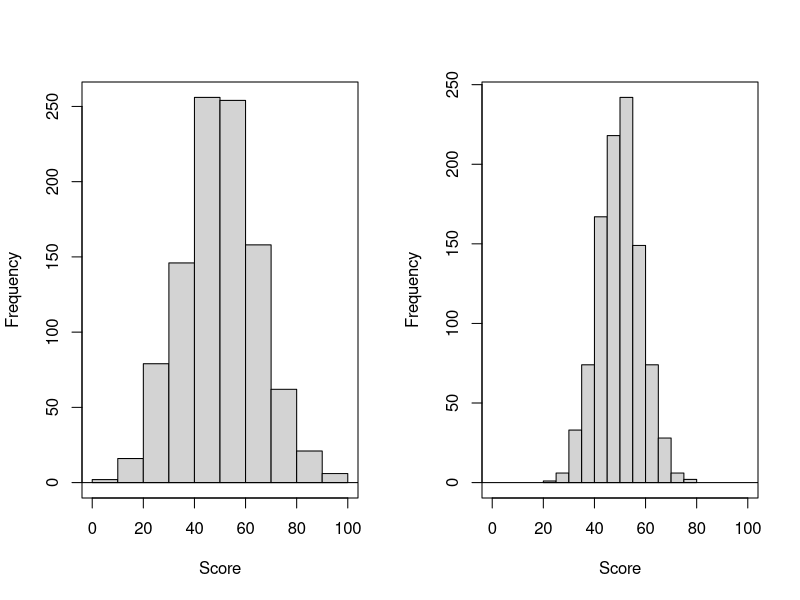
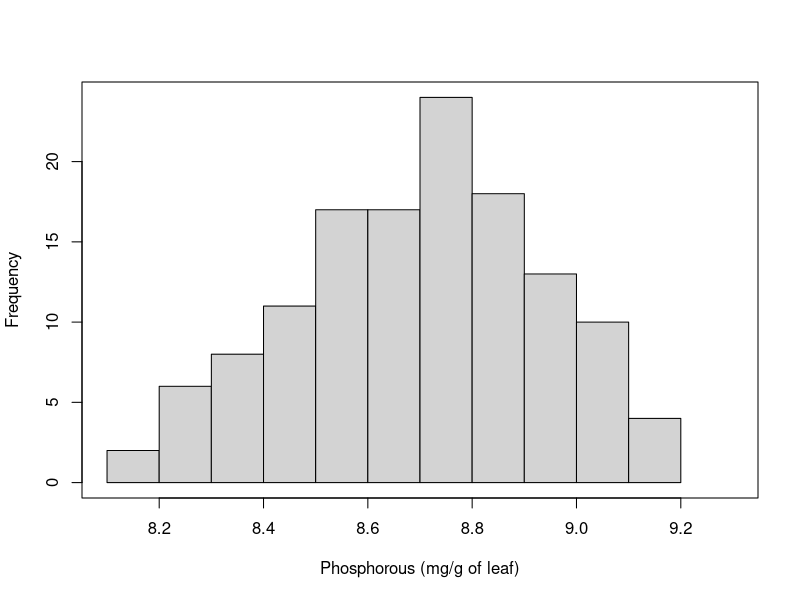
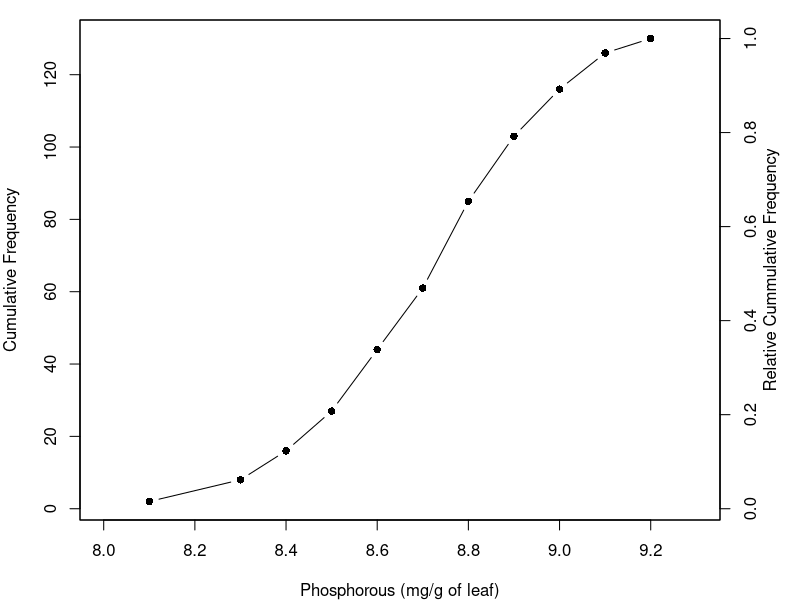
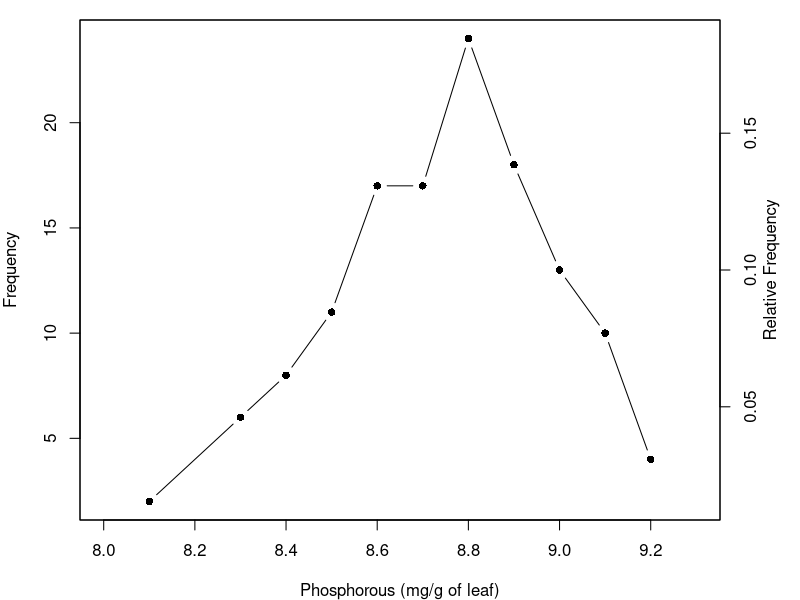
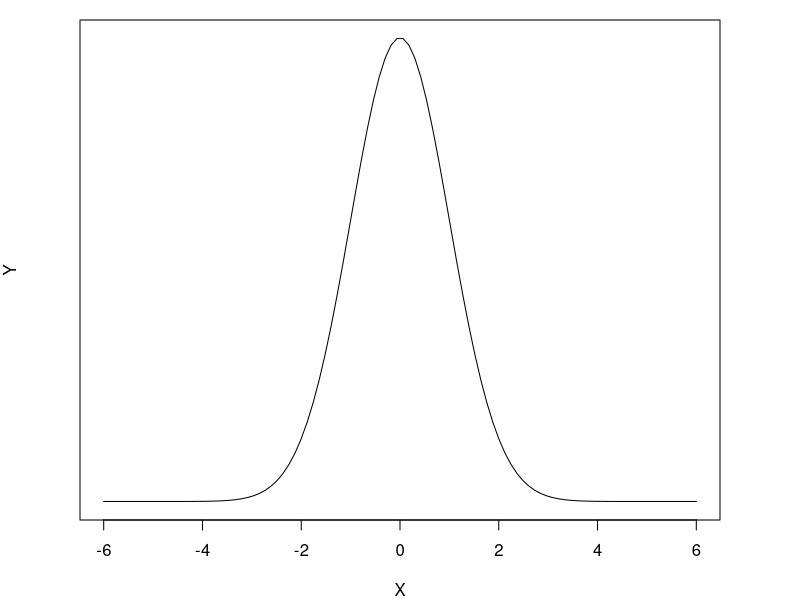
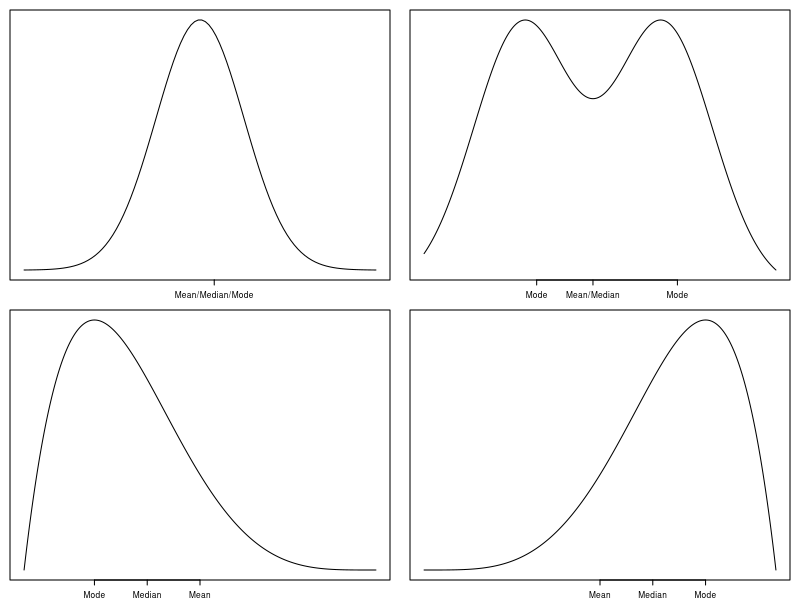
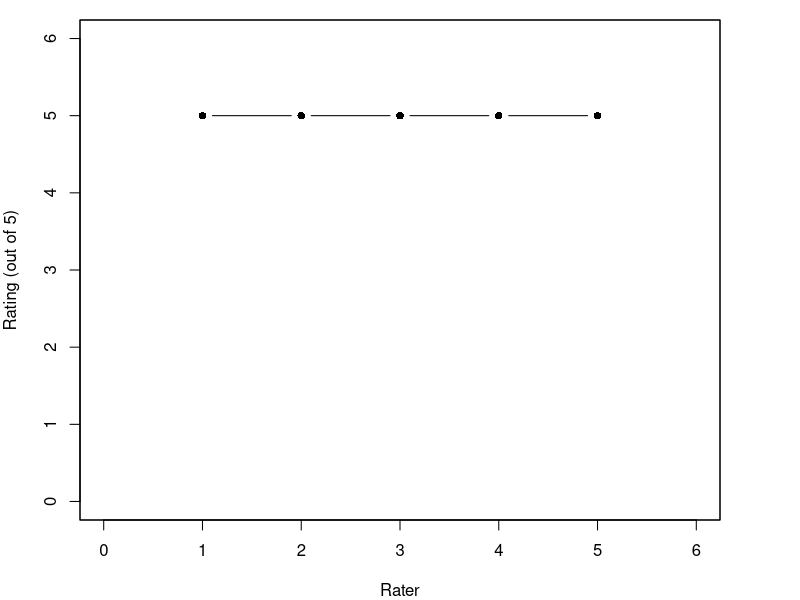
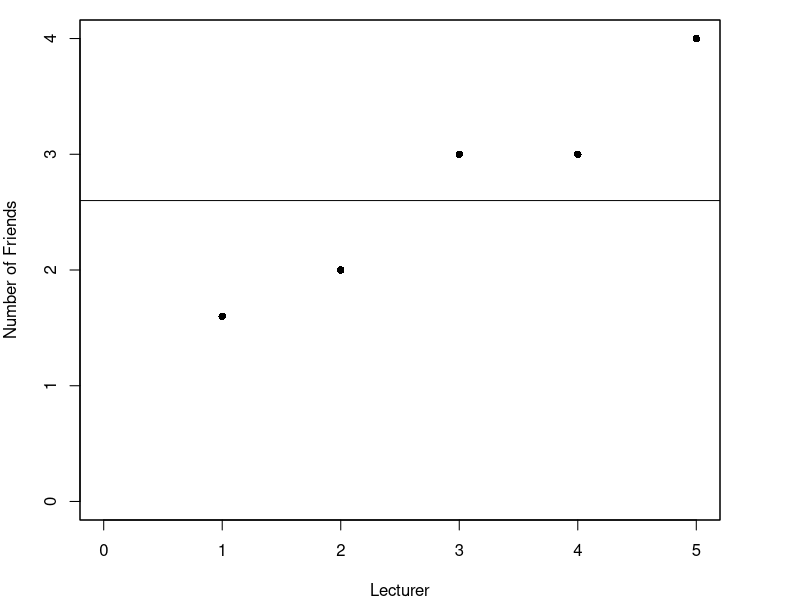

R code for these plots, in order:
## ---- chunk 1
# Histogram for fig 2.2.1 and 2.2.2
par(mfrow = c(1,2)) # This tells R to put 1 row, 2 columns
stuff.to.plot <- rnorm(n = 1000, mean = 50, sd = 15)
hist(stuff.to.plot, main = "", xlab = "Score", xlim = c(0,100))
box()
abline(h = 0)

stuff.to.plot <- rnorm(n = 1000, mean = 50, sd = 8)
hist(stuff.to.plot, main = "", xlab = "Score", xlim = c(0,100))
box()
abline(h = 0)

## ---- chunk 2
# Histogram for fig 2.2.3
par(mfrow = c(1,1)) # This tells R to put 1 row, 2 columns
stuff.to.plot <- c(rep(8.1,2), rep(8.3,6), rep(8.4,8), rep(8.5,11), rep(8.6,17), rep(8.7,17), rep(8.8,24), rep(8.9,18), rep(9.0,13), rep(9.1,10), rep(9.2,4))
hist(stuff.to.plot, main = "", xlab = "Phosphorous (mg/g of leaf)", xlim = c(8.1,9.3), freq = T)
box()


## ---- chunk 3
# Histogram for fig 2.2.3
par(mfrow = c(1,1), mar = c(4,4,1,4)) # This tells R to put 1 row, 2 columns
x <- c(8.1, 8.3, 8.4, 8.5, 8.6, 8.7, 8.8, 8.9, 9.0, 9.1, 9.2)
y <- c(2,8,16,27,44,61,85,103,116,126,130)
y2 <- y/130
plot(x,y, main = "", xlab = "Phosphorous (mg/g of leaf)", ylab = "Cumulative Frequency", xlim = c(8.0,9.3), type = 'b',pch=16)
par(new=T)
plot(x,y2,axes=F,xlab = NA, ylab=NA, pch = NA)
axis(side=4)
mtext(side = 4, line = 2, "Relative Cummulative Frequency")
box()

## ---- chunk 4
par(mfrow = c(1,1), mar = c(4,4,1,4)) # This tells R to put 1 row, 2 columns
x <- c(8.1, 8.3, 8.4, 8.5, 8.6, 8.7, 8.8, 8.9, 9.0, 9.1, 9.2)
y <- c(2,6,8,11,17,17,24,18,13,10,4)
y2 <- y/130
plot(x,y, main = "", xlab = "Phosphorous (mg/g of leaf)", ylab = "Frequency", xlim = c(8.0,9.3), type = 'b',pch=16)
par(new=T)
plot(x,y2,axes=F,xlab = NA, ylab=NA, pch = NA)
axis(side=4)
mtext(side = 4, line = 2, "Relative Frequency")
box()

## ---- chunk 5
par(mfrow = c(1,1)) # This tells R to put 1 row, 1 columns
plot(x = seq(-6,6, length.out = 100), y = dnorm(seq(-6,6,length.out = 100)), xlab = "X", ylab = "Y", type = "l", yaxt = 'n')


## ---- chunk 6
# Histogram for fig 4.8.1
par(mfrow = c(2,2), mar = c(2,1,1,1),cex = .5) # This tells R to put 1 row, 1 columns

x1 <- seq(-4,4, length.out = 100); y1 <- dnorm(seq(-4,4,length.out = 100))
mu <- mean(y1); medi <- median(y1); mo <- mode(y1)
plot(x = x1, y = y1, xlab = "", ylab = "", type = "l", yaxt = 'n', xaxt = 'n')
axis(1, at= mu+.2,labels = "Mean/Median/Mode")

x2 <- seq(-5,20, length.out = 2000); y2 <- .5*dnorm(x2,2,3.5)+.5*dnorm(x2,12,3.5)

plot(x = x2, y = y2, type = "l", yaxt = 'n', xaxt = 'n', ylab = "", xlab = "")    
axis(1, at= c(3, 7, 13),labels = c("Mode", "Mean/Median", "Mode"))

x3 <- seq(0,1,length.out = 1000); y3 <- dbeta(seq(0,1,length.out = 1000),2,5)
plot(x = x3, y = y3, type = "l", yaxt = 'n', xaxt = 'n', ylab = "", xlab = "")
axis(1, at= c(.2, .35, .5),labels = c("Mode", "Median", "Mean"))

x4 <- seq(0,1,length.out = 1000); y4 <- dbeta(seq(0,1,length.out = 1000),5,2)
plot(x = x4, y = y4, type = "l", yaxt = 'n', xaxt = 'n', ylab = "", xlab = "")
axis(1, at= c(.5, .65, .8),labels = c("Mean", "Median", "Mode"))

## ---- chunk 7
par(mfrow = c(1,1), mar = c(4,4,1,4))  
x <- c(1,2,3,4,5)
y <- c(5,5,5,5,5)
plot(x,y, main = "", xlab = "Rater", ylab = "Rating (out of 5)", xlim = c(0,6), ylim = c(0,6), type = 'b',pch=16)
par(new=T)
box()

## ---- chunk 8
par(mfrow = c(1,1), mar = c(4,4,1,4))  
x <- c(1,2,3,4,5)
y <- c(1.6,2,3,3,4)
plot(x,y, main = "", xlab = "Lecturer", ylab = "Number of Friends", xlim = c(0,5), ylim = c(0,4), pch=16)
par(new=T)
box()
abline(h = 2.6)
## ---- chunk 9
par(mfrow = c(1,2), mar = c(4,4,1,0))  
x <- c(1,2,3,4,5)
y <- c(3,2,3,3,2)
plot(x,y, main = "Standard Deviation = 0.55", xlab = "Lecturer", ylab = "Overall Rating of Lecturer", xlim = c(0,5), ylim = c(0,6), pch=16)
box()
abline(h = 2.6)

par(mar = c(4,2.5,1,1))
x <- c(1,2,3,4,5)
y <- c(4,1,5,1,2)
plot(x,y, main = "Standard Deviation = 1.82", xlab = "Lecturer", ylab = NA, xlim = c(0,5), ylim = c(0,6), pch=16)
box()
abline(h = 2.6)


labels <- c(expression(paste(mu,"-3",sigma)), expression(paste(mu,"-2",sigma)))

## ---- chunk 10
# Histogram for fig 2.2.1 and 2.2.2
par(mfrow = c(1,2)) # This tells R to put 1 row, 2 columns
stuff.to.plot <- rnorm(n = 1000, mean = 50, sd = 15)
hist(stuff.to.plot, main = "Large Standard Deviation", xlab = "Score", xlim = c(0,100))
box()
abline(h = 0)

stuff.to.plot <- rnorm(n = 1000, mean = 50, sd = 8)
hist(stuff.to.plot, main = "Small Standard Deviation", xlab = "Score", xlim = c(0,100))
box()
abline(h = 0)

## ---- chunk 11
par(mfrow = c(1,1)) # This tells R to put 1 row, 1 columns
plot(x = seq(-8,8, length.out = 100), y = dnorm(seq(-8,8,length.out = 100)), xlab = "", ylab = "", type = "l", yaxt = 'n')
abline(v = -6)
abline(v = -4)
abline(v = -2)
abline(v = 0)
abline(v = 2)
abline(v = 4)
abline(v = 6)
#x axis labels and percentages need to be added 
## ---- chunk 12
par(mfrow = c(1,1)) # This tells R to put 1 row, 1 columns
plot(x = seq(-6,6, length.out = 100), y = dnorm(seq(-6,6,length.out = 100)), xlab = "X", ylab = "Y", type = "l", yaxt = 'n')

#Needs correct x axis labels on tick marks 
## ---- chunk 13
# Figures 30 and 31 (went out of order)
par(mfrow = c(2,1)) # This tells R to put 1 row, 1 columns
xlim. <- c(-3.5,5.5)
plot(x = seq(xlim.[1],xlim.[2], length.out = 100), y = dnorm(seq(xlim.[1],xlim.[2],length.out = 100)), 
     xlab = "Z", ylab = "Y", type = "l", yaxt = 'n', xlim = xlim.)
lines(x = seq(xlim.[1],xlim.[2], length.out = 100) + 1, y = dnorm(seq(xlim.[1],xlim.[2],length.out = 100)))
lines(x = seq(xlim.[1],xlim.[2], length.out = 100) + 2, y = dnorm(seq(xlim.[1],xlim.[2],length.out = 100)))


xlim. <- c(-5.5,5.5)
plot(x = seq(xlim.[1],xlim.[2], length.out = 100), y = dnorm(seq(xlim.[1],xlim.[2],length.out = 100)), 
     xlab = "Z", ylab = "Y", type = "l", yaxt = 'n', xlim = xlim.)
lines(x = seq(xlim.[1],xlim.[2], length.out = 100), y = dnorm(seq(xlim.[1],xlim.[2],length.out = 100), sd = 1.5))
lines(x = seq(xlim.[1],xlim.[2], length.out = 100), y = dnorm(seq(xlim.[1],xlim.[2],length.out = 100), sd = 2))

#needs arrows and sigmas 
## ---- chunk 14
par(mfrow = c(1,1)) # This tells R to put 1 row, 1 columns
plot(x = seq(-4,4, length.out = 100), y = dnorm(seq(-4,4,length.out = 100)), xlab = NA, ylab = NA, type = "l", yaxt = 'n', xaxt = 'n')
abline(v = 1.96)

#Needs "z" on x axis 
## ---- chunk 15
par(mfrow = c(1,1)) # This tells R to put 1 row, 1 columns
plot(x = seq(-4,4, length.out = 100), y = dnorm(seq(-4,4,length.out = 100)), xlab = "Z", ylab = "Y", type = "l", yaxt = 'n')
abline(v = -1.96)
abline(v = 1.96)
#Needs "-1.96", "1.45", and "1.96" arrows on x axis 
## ---- chunk 16
par(mfrow = c(1,1)) # This tells R to put 1 row, 1 columns
plot(x = seq(-4,4, length.out = 100), y = dnorm(seq(-4,4,length.out = 100)), xlab = "Z", ylab = "Y", type = "l", yaxt = 'n')
abline(v = -1.96)
abline(v = 1.96)
#Needs "-1.96", "1.45", and "1.96" arrows on x axis 
## ---- chunk 17
par(mfrow = c(2,1), mar=c(4,4,1,1)) 
plot(x = seq(-4,4, length.out = 100), y = dnorm(seq(-4,4,length.out = 100)), xlab = "Z (a)", ylab = "Y", type = "l", yaxt = 'n')
abline(v = -1.96)
abline(v = 1.96)
#Needs "-1.96", "1.45", and "1.96" arrows on x axis 


plot(x = seq(-4,4, length.out = 100), y = dnorm(seq(-4,4,length.out = 100)), xlab = "Z (b)", ylab = "Y", type = "l", yaxt = 'n')
abline(v = -1.645)

#Needs "-1.645" 
## ---- chunk 18
# Histogram for fig 4.8.1
par(mfrow = c(1,1)) # This tells R to put 1 row, 1 columns

plot(x = seq(-4,4, length.out = 100), y = dnorm(seq(-4,4,length.out = 100)), xlab = "Z", ylab = "Y", type = "l", yaxt = 'n')
abline(v = c(1.96,-1.96))
#Needs "-1.96", "1.45", and "1.96" arrows on x axis 
## ---- chunk 19
# Histogram for fig 4.8.1
par(mfrow = c(2,1), mar=c(4,4,1,1)) # This tells R to put 1 row, 1 columns

plot(x = seq(-4,4, length.out = 100), y = dnorm(seq(-4,4,length.out = 100)), xlab = "(a)", ylab = "Y", type = "l", yaxt = 'n', xlim = c(-4,6))
abline(v = c(1.96,-1.96))
#Needs arrows on x axis

plot(x = seq(-3,5, length.out = 100), y = dnorm(seq(-4,4,length.out = 100)), xlab = "(c)", ylab = "Y", type = "l", yaxt = 'n', xlim = c(-4,6))
abline(v = c(1.96,-1.96))

## ---- chunk 20
# Histogram for fig 4.8.1
par(mfrow = c(2,1), mar=c(4,4,1,1)) # This tells R to put 1 row, 1 columns

plot(x = seq(-4,4, length.out = 100), y = dnorm(seq(-4,4,length.out = 100)), xlab = "(a)", ylab = "Y", type = "l", yaxt = 'n', xlim = c(-4,6))
abline(v = c(1.96,-1.96))
#Needs arrows on x axis

plot(x = seq(-2,6, length.out = 100), y = dnorm(seq(-4,4,length.out = 100)), xlab = "(c)", ylab = "Y", type = "l", yaxt = 'n', xlim = c(-4,6))
abline(v = c(1.96,-1.96))

## ---- chunk 21
# Figures 30 and 31 (went out of order)
par(mfrow = c(2,1)) # This tells R to put 1 row, 1 columns
xlim. <- c(-3.5,5.5)
plot(x = seq(xlim.[1],xlim.[2], length.out = 100), y = dnorm(seq(xlim.[1],xlim.[2],length.out = 100)), 
     xlab = "Z", ylab = "Y", type = "l", yaxt = 'n', xlim = xlim.)
lines(x = seq(xlim.[1],xlim.[2], length.out = 100) + 1, y = dnorm(seq(xlim.[1],xlim.[2],length.out = 100)))


xlim. <- c(-5.5,5.5)
plot(x = seq(xlim.[1],xlim.[2], length.out = 100), y = dnorm(seq(xlim.[1],xlim.[2],length.out = 100)), 
     xlab = "Z", ylab = "Y", type = "l", yaxt = 'n', xlim = xlim.)
lines(x = seq(xlim.[1],xlim.[2], length.out = 100), y = dnorm(seq(xlim.[1],xlim.[2],length.out = 100), sd = 1.5))
lines(x = seq(xlim.[1],xlim.[2], length.out = 100), y = dnorm(seq(xlim.[1],xlim.[2],length.out = 100), sd = 2))

#Needs arrows
## ---- chunk 22
# Histogram for fig 4.8.1
par(mfrow = c(1,1)) # This tells R to put 1 row, 1 columns

plot(x = seq(-4,4, length.out = 100), y = dnorm(seq(-4,4,length.out = 100)), xlab = "Z", ylab = "Y", type = "l", yaxt = 'n')
#Needs correct x axis
## ---- chunk 23
par(mfrow = c(1,1))  
x <- rnorm(100, 50, 35)
y <- rnorm(100, 0, 55)
plot(x,y, xlim = c(0,100), pch = 16, xlab = "x.val", ylab = "y.val")
line <- lm(y~x)
sum <- summary(line)
slope <- sum$coefficients[2,1]
b <- sum$coefficients[1,1]
curve(slope*x+b, from = min(x), to = max(x), add = T)
box()

## ---- chunk 24
library(MASS)
out <- as.data.frame(mvrnorm(100, mu = c(0,0), 
                     Sigma = matrix(c(1,0.56,0.56,1), ncol = 2), 
                    empirical = TRUE))

out$V1.s <- (out$V1 - min(out$V1))*10+10 #x
out$V2.s <- (out$V2 - min(out$V2))*20+30 #y

plot(out$V1.s,out$V2.s, pch = 16, xlab = "x.val", ylab = "y.val", xlim = c(10,60), main = "Positive Relationship")
line <- lm(out$V2.s~out$V1.s)
sum <- summary(line)
slope <- sum$coefficients[2,1]
b <- sum$coefficients[1,1]
curve(slope*x+b, from = 10, to = 60, add = T, lwd = 2)


## ---- chunk 25
library(MASS)
out <- as.data.frame(mvrnorm(100, mu = c(0,0), 
                     Sigma = matrix(c(1,-0.56,-0.56,1), ncol = 2), 
                    empirical = TRUE))

out$V1.s <- (out$V1 - min(out$V1))*10+10 #x
out$V2.s <- (out$V2 - min(out$V2))*20+30 #y

plot(out$V1.s,out$V2.s, pch = 16, xlab = "x.val", ylab = "y.val", xlim = c(10,60), main = "Negative Relationship")
line <- lm(out$V2.s~out$V1.s)
sum <- summary(line)
slope <- sum$coefficients[2,1]
b <- sum$coefficients[1,1]
curve(slope*x+b, from = 10, to = 60, add = T, lwd = 2)


## ---- chunk 26
par(mfrow = c(1,1), mar = c(4,4,1,4)) # This tells R to put 1 row, 2 columns
x <- c(1,2,3,4,5,1,2,3,4,5)
y <- c(5,3,3,6,8,8,9,10,13,14)
plot(x,y, main = "", xlab = "seq(1,5)", ylab = NA, xlim = c(0,6), ylim = c(0,20), pch=16)
par(new=T)
box()
abline(h = c(5.5, 11))

## ---- chunk 27
x <- rep(seq(1,5), each = 2)
y <- c(5,7,4,9,4,10,7,13,7,15)
plot(x, y, pch = 16, ylim = c(0,20))
abline(h = 6)
abline(h = 12)

